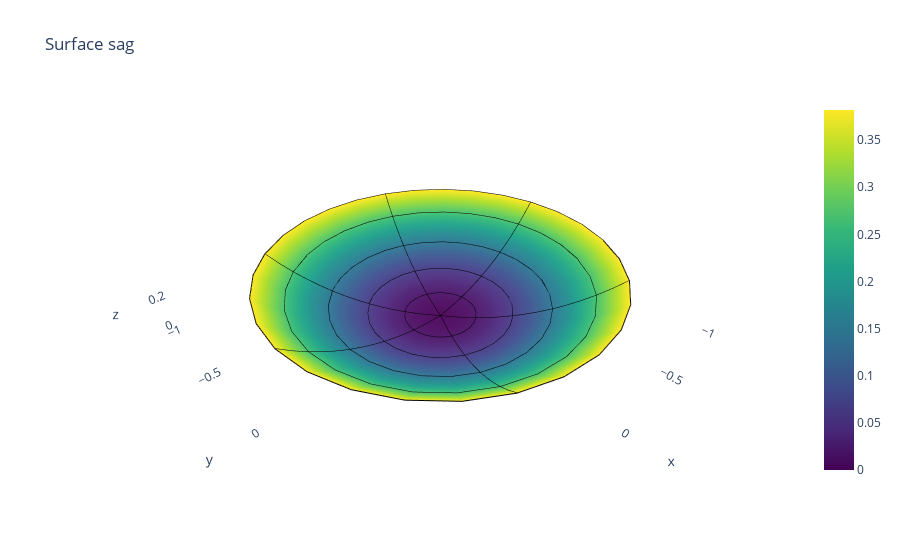

Notebook cell for this chart:
### Markdown cell above
# Optics library
Simple sequential raytracing, vectorized as much as possible for fast execution

### Code cell
class RayBundle:
    def __init__(self, origins, directions, powers, index):
        """ Create a RayBundle object
        Args:
          origins: a N x 3 numpy array representing the origins of the rays
          directions: a N x 3 numpy array representing the directions of the rays (unit vectors)
          powers: a N x 1 numpy array representing the power of the rays"""
        self.origins = origins
        self.directions = directions
        self.powers = powers

class Aperture:
    """ Apertures are limits in local (x, y) coordinates that can be used to filter rays
    A derived class should implement the contains function, which checks if a point is inside the aperture."""
    def contains(self, points):
        """ Check if a point is inside the aperture
        Args:
          points: a N x 2 numpy array representing the point in 2D (surface coordinates) space
        Returns:
          a N x 1 numpy array of booleans representing if the points are inside the aperture"""
        raise NotImplementedError("contains() is not implemented")
    def mesh(self):
        """ Generate a mesh of points that are inside the aperture. Used to display the surfaces
        Returns:
          a N x 2 numpy array representing the points inside the aperture, generated from any parameter space.
          best is to use the numpy mgrid function for this."""
        raise NotImplementedError("mesh() is not implemented")

class Surface:
    """ Surfaces are objects that can propagate RayBundles. They are the basic building blocks of optical systems.
    A derived class should implement the sag function, which calculates the sag of the surface at a given point."""
    def __init__(self, origin, rotation, aperture, index1, index2):
        """ Create a Surface object
        Args:
          origin: 1 x 3 numpy array representing the origin of the surface in 3D space
          rotation: 3 x 3 numpy array representing the rotation matrix of the surface in 3D space
          aperture: an Aperture object representing the aperture of the surface
          index1: the index of refraction of the medium the light is coming from
          index2: the index of refraction of the medium the light is going to. If 0, this is a mirror."""
        self.origin = origin
        self.rotation = rotation
        self.aperture = aperture
        self.index1 = index1
        self.index2 = index2

    def normals(self, points):
        """ Calculate the normal of the surface at a given point
        Args:
          points: a N x 2 numpy array representing the point in 2D (surface coordinates) space
        Returns:
          a N x 2 numpy array representing the normal (in surface coordinates) of the surface at these points"""
        # We are going to use the gradient of the sag function to calculate the normal.
        # For this we need to choose a good epsilon in x and y, not too small to avoid numerical errors, but not too large
        # to avoid sampling errors for a high frequency sag function. Choosing something close to the wavelength of light
        # is a good compromise.
        epsilon = 100e-9
        sag = self.sag(points)
        dsag_dx = (self.sag(points + np.array([epsilon, 0])) - sag) / epsilon
        dsag_dy = (self.sag(points + np.array([0, epsilon])) - sag) / epsilon
        v1 = np.array([dsag_dx, 0, 1])
        v2 = np.array([0, dsag_dy, 1])
        normals = np.zeros((points.shape[0], 2))
        normals[:, 0] = epsilon
        normals[:, 1] = epsilon
        normals[:, 0] = -sag_x
        # Given that dimensions are in meters, we can use a delta
        # in t


    def intersections(self, ray_bundle):
        """ Calculate the intersection of a RayBundle with the surface
        Args:
          ray_bundle: a RayBundle object
        Returns:
          a 2D numpy array representing the intersection of the rays with the surface in 2D (surface coordinates) space"""
        # First we transform the ray bundle 
        # We are going to use a Newton-Raphson method to find the intersection of the rays with the surface
        # We start by assuming that the intersection is at the origin of the surface
        origins = ray_bundle.origins
        directions = ray_bundle.directions
        origin = self.origin
        normal = self.normal


        # Calculate the intersection point of the rays with the surface
        t = np.sum((origin - origins) * normal, axis=1) / np.sum(directions * normal, axis=1)
        intersection_points = origins + t[:, np.newaxis] * directions
        return intersection_points


    def refract(self, ray_bundle):
        """ Propagate a RayBundle going through the surface
        Args:
          ray_bundle: a RayBundle object
        Returns:
          a RayBundle object"""
        
        raise NotImplementedError("propagate() is not implemented")


class CircularAperture(Aperture):
    """ A CircularAperture is an aperture that is a circle"""
    def __init__(self, radius):
        """ Create a CircularAperture object
        Args:
          radius: the radius of the aperture"""
        self.radius = radius

    def contains(self, points):
        """ Check if a point is inside the aperture
        Args:
          points: a N x 2 numpy array representing the point in 2D space
        Returns:
          a N x 1 numpy array of booleans representing if the points are inside the aperture"""
        return np.norm(points, axis=1) < self.radius

    def mesh(self):
        """ Generate a mesh of points that are inside the aperture. Used to display the surfaces.
        Returns:
          mesh_x: The x coordinates of the mesh points, as a 2D array
          mesh_y: The y coordinates of the mesh points, as a 2D array"""
        thetas = np.linspace(0, 2 * np.pi, 30)
        rs = np.linspace(0, self.radius, 15)
        thetagrid, rgrid = np.meshgrid(thetas, rs)
        mesh_x = rgrid * np.cos(thetagrid)
        mesh_y = rgrid * np.sin(thetagrid)
        return mesh_x, mesh_y

class SphericalSurface(Surface):
    """ A SphericalSurface is a Surface that has a spherical sag function"""
    def __init__(self, origin, rotation, aperture, index1, index2, radius):
        """ Create a SphericalSurface object
        Args:
          origin: 1 x 3 numpy array representing the origin of the surface in 3D space
          rotation: 3 x 3 numpy array representing the rotation matrix of the surface in 3D space
          aperture: an Aperture object representing the aperture of the surface
          index1: the index of refraction of the medium the light is coming from
          index2: the index of refraction of the medium the light is going to. If 0, this is a mirror.
          radius: the radius of the sphere"""
        super().__init__(origin, rotation, aperture, index1, index2)
        self.radius = radius

    def sag(self, points):
        """ Calculate the sag of the surface for an aray of 2D points
        Args:
          points: a N x 2 numpy array representing the point in 2D (surface coordinates) space
        Returns:
          a N x 1 numpy array representing the sag of the surface at these points"""
        r2 = points[:, 0]**2 + points[:, 1]**2
        return self.radius - np.sqrt(self.radius**2 - r2)

    def mesh(self):
        """ Generate a mesh representing the surface. Used to display the surfaces
        Returns:
          mesh_x: The x coordinates of the mesh points, as a 2D array
          mesh_y: The y coordinates of the mesh points, as a 2D array
          mesh_z: The z coordinates of the mesh points, as a 2D array"""
        mesh_x, mesh_y = self.aperture.mesh()
        xs = mesh_x.flatten()
        ys = mesh_y.flatten()
        points2d = np.array([xs, ys]).T
        zs = self.sag(points2d)
        mesh_z = np.reshape(zs, mesh_x.shape)
        return mesh_x, mesh_y, mesh_z

    def refract(self, ray_bundle):
        """ Propagate a RayBundle going through the surface
        Args:
          ray_bundle: a RayBundle object
        Returns:
          a RayBundle object"""
        origins = ray_bundle.origins
        directions = ray_bundle.directions
        powers = ray_bundle.powers
        index1 = self.index1
        index2 = self.index2
        radius = self.radius
        origin = self.origin
        normal = self.normal

        # Calculate the intersection point of the rays with the sphere
        a = np.sum(directions**2, axis=1)
        b = 2 * np.sum((origins - origin) * directions, axis=1)
        c = np.sum((origins - origin)**2, axis=1) - radius**2
        discriminant = b**2 - 4 * a * c
        t = (-b - np.sqrt(discriminant)) / (2 * a)
        intersection_points = origins + t[:, np.newaxis] * directions

        # Calculate the normal at the intersection points
        normals = intersection_points - origin
        normals /= np.linalg.norm(normals)
                                  

# Create a spherical surface with a circular aperture
origin = np.array([0, 0, 0])
rotation = np.eye(3)
aperture = CircularAperture(1)
index1 = 1
index2 = 1.5
radius = 1.5
surface = SphericalSurface(origin, rotation, aperture, index1, index2, radius)
x, y, z = surface.mesh()
graph_data = [graphs.Surface(x=x, y=y, z=z, colorscale='Viridis')]

line_format = dict(color='black', width=2)
range_x = list(range(0, x.shape[0], 3))
if x.shape[0] - 1 not in range_x:
  range_x.append(x.shape[0] - 1)
for i in range_x:
  graph_data.append(graphs.Scatter3d(x=x[i, :], y=y[i, :], z=z[i, :], mode='lines', line=line_format, showlegend=False))
range_y = list(range(0, x.shape[1], 5))
if x.shape[1] - 1 not in range_y:
  range_y.append(x.shape[1] - 1)
for i in range_y:
  graph_data.append(graphs.Scatter3d(x=x[:, i], y=y[:, i], z=z[:, i], mode='lines', line=line_format, showlegend=False))



layout = graphs.Layout(
    title='Surface sag',
    autosize=False,
    scene=dict(
        xaxis=dict(
            gridcolor='rgb(255, 255, 255)',
            showbackground=False,
        ),
        yaxis=dict(
            gridcolor='rgb(255, 255, 255)',
            zerolinecolor='rgb(255, 255, 255)',
            showbackground=False,
        ),
        zaxis=dict(
            gridcolor='rgb(255, 255, 255)',
            zerolinecolor='rgb(255, 255, 255)',
            showbackground=False,
        ),
        aspectmode='data',
    )
)
fig = graphs.Figure(data=graph_data, layout=layout)




iplot(fig)

### Figure 1 — Plotly figure (JSON) as saved in the notebook; plotly's stock layout.template omitted (floating-point values rounded to 4 significant figures; data arrays with more than 128 entries replaced by an {"elided": "..."} marker saying what was removed)
{"data": [{"colorscale": [[0, "#440154"], [0.1111, "#482878"], [0.2222, "#3e4989"], [0.3333, "#31688e"], [0.4444, "#26828e"], [0.5556, "#1f9e89"], [0.6667, "#35b779"], [0.7778, "#6ece58"], [0.8889, "#b5de2b"], [1, "#fde725"]], "type": "surface", "x": {"elided": "15x30 float values"}, "y": {"elided": "15x30 float values"}, "z": {"elided": "15x30 float values"}}, {"line": {"color": "black", "width": 2}, "mode": "lines", "showlegend": false, "type": "scatter3d", "x": [0, 0, 0, 0, 0, 0, 0, 0, 0, 0, 0, 0, 0, 0, 0, 0, 0, 0, 0, 0, 0, 0, 0, 0, 0, 0, 0, 0, 0, 0], "y": [0, 0, 0, 0, 0, 0, 0, 0, 0, 0, 0, 0, 0, 0, 0, 0, 0, 0, 0, 0, 0, 0, 0, 0, 0, 0, 0, 0, 0, 0], "z": [0, 0, 0, 0, 0, 0, 0, 0, 0, 0, 0, 0, 0, 0, 0, 0, 0, 0, 0, 0, 0, 0, 0, 0, 0, 0, 0, 0, 0, 0]}, {"line": {"color": "black", "width": 2}, "mode": "lines", "showlegend": false, "type": "scatter3d", "x": [0.2143, 0.2093, 0.1945, 0.1706, 0.1387, 0.1004, 0.05733, 0.0116, -0.03467, -0.07932, -0.1203, -0.1556, -0.1836, -0.2031, -0.213, -0.213, -0.2031, -0.1836, -0.1556, -0.1203, -0.07932, -0.03467, 0.0116, 0.05733, 0.1004, 0.1387, 0.1706, 0.1945, 0.2093, 0.2143], "y": [0, 0.04607, 0.08998, 0.1297, 0.1633, 0.1893, 0.2065, 0.214, 0.2115, 0.1991, 0.1774, 0.1474, 0.1105, 0.06842, 0.02317, -0.02317, -0.06842, -0.1105, -0.1474, -0.1774, -0.1991, -0.2115, -0.214, -0.2065, -0.1893, -0.1633, -0.1297, -0.08998, -0.04607, -5.248e-17], "z": [0.01539, 0.01539, 0.01539, 0.01539, 0.01539, 0.01539, 0.01539, 0.01539, 0.01539, 0.01539, 0.01539, 0.01539, 0.01539, 0.01539, 0.01539, 0.01539, 0.01539, 0.01539, 0.01539, 0.01539, 0.01539, 0.01539, 0.01539, 0.01539, 0.01539, 0.01539, 0.01539, 0.01539, 0.01539, 0.01539]}, {"line": {"color": "black", "width": 2}, "mode": "lines", "showlegend": false, "type": "scatter3d", "x": [0.4286, 0.4186, 0.389, 0.3412, 0.2775, 0.2007, 0.1147, 0.0232, -0.06934, -0.1586, -0.2405, -0.3111, -0.3672, -0.4061, -0.4261, -0.4261, -0.4061, -0.3672, -0.3111, -0.2405, -0.1586, -0.06934, 0.0232, 0.1147, 0.2007, 0.2775, 0.3412, 0.389, 0.4186, 0.4286], "y": [0, 0.09213, 0.18, 0.2594, 0.3266, 0.3786, 0.4129, 0.4279, 0.4229, 0.3981, 0.3547, 0.2947, 0.221, 0.1368, 0.04634, -0.04634, -0.1368, -0.221, -0.2947, -0.3547, -0.3981, -0.4229, -0.4279, -0.4129, -0.3786, -0.3266, -0.2594, -0.18, -0.09213, -1.05e-16], "z": [0.06253, 0.06253, 0.06253, 0.06253, 0.06253, 0.06253, 0.06253, 0.06253, 0.06253, 0.06253, 0.06253, 0.06253, 0.06253, 0.06253, 0.06253, 0.06253, 0.06253, 0.06253, 0.06253, 0.06253, 0.06253, 0.06253, 0.06253, 0.06253, 0.06253, 0.06253, 0.06253, 0.06253, 0.06253, 0.06253]}, {"line": {"color": "black", "width": 2}, "mode": "lines", "showlegend": false, "type": "scatter3d", "x": [0.6429, 0.6278, 0.5834, 0.5118, 0.4162, 0.3011, 0.172, 0.0348, -0.104, -0.2379, -0.3608, -0.4667, -0.5508, -0.6092, -0.6391, -0.6391, -0.6092, -0.5508, -0.4667, -0.3608, -0.2379, -0.104, 0.0348, 0.172, 0.3011, 0.4162, 0.5118, 0.5834, 0.6278, 0.6429], "y": [0, 0.1382, 0.2699, 0.389, 0.49, 0.568, 0.6194, 0.6419, 0.6344, 0.5972, 0.5321, 0.4421, 0.3314, 0.2053, 0.06951, -0.06951, -0.2053, -0.3314, -0.4421, -0.5321, -0.5972, -0.6344, -0.6419, -0.6194, -0.568, -0.49, -0.389, -0.2699, -0.1382, -1.575e-16], "z": [0.1447, 0.1447, 0.1447, 0.1447, 0.1447, 0.1447, 0.1447, 0.1447, 0.1447, 0.1447, 0.1447, 0.1447, 0.1447, 0.1447, 0.1447, 0.1447, 0.1447, 0.1447, 0.1447, 0.1447, 0.1447, 0.1447, 0.1447, 0.1447, 0.1447, 0.1447, 0.1447, 0.1447, 0.1447, 0.1447]}, {"line": {"color": "black", "width": 2}, "mode": "lines", "showlegend": false, "type": "scatter3d", "x": [0.8571, 0.8371, 0.7779, 0.6824, 0.5549, 0.4015, 0.2293, 0.0464, -0.1387, -0.3173, -0.481, -0.6223, -0.7344, -0.8123, -0.8521, -0.8521, -0.8123, -0.7344, -0.6223, -0.481, -0.3173, -0.1387, 0.0464, 0.2293, 0.4015, 0.5549, 0.6824, 0.7779, 0.8371, 0.8571], "y": [0, 0.1843, 0.3599, 0.5187, 0.6533, 0.7573, 0.8259, 0.8559, 0.8459, 0.7963, 0.7094, 0.5895, 0.4419, 0.2737, 0.09267, -0.09267, -0.2737, -0.4419, -0.5895, -0.7094, -0.7963, -0.8459, -0.8559, -0.8259, -0.7573, -0.6533, -0.5187, -0.3599, -0.1843, -2.099e-16], "z": [0.269, 0.269, 0.269, 0.269, 0.269, 0.269, 0.269, 0.269, 0.269, 0.269, 0.269, 0.269, 0.269, 0.269, 0.269, 0.269, 0.269, 0.269, 0.269, 0.269, 0.269, 0.269, 0.269, 0.269, 0.269, 0.269, 0.269, 0.269, 0.269, 0.269]}, {"line": {"color": "black", "width": 2}, "mode": "lines", "showlegend": false, "type": "scatter3d", "x": [1, 0.9766, 0.9076, 0.7961, 0.6474, 0.4684, 0.2675, 0.05414, -0.1618, -0.3701, -0.5612, -0.726, -0.8569, -0.9477, -0.9941, -0.9941, -0.9477, -0.8569, -0.726, -0.5612, -0.3701, -0.1618, 0.05414, 0.2675, 0.4684, 0.6474, 0.7961, 0.9076, 0.9766, 1], "y": [0, 0.215, 0.4199, 0.6052, 0.7622, 0.8835, 0.9635, 0.9985, 0.9868, 0.929, 0.8277, 0.6877, 0.5156, 0.3193, 0.1081, -0.1081, -0.3193, -0.5156, -0.6877, -0.8277, -0.929, -0.9868, -0.9985, -0.9635, -0.8835, -0.7622, -0.6052, -0.4199, -0.215, -2.449e-16], "z": [0.382, 0.382, 0.382, 0.382, 0.382, 0.382, 0.382, 0.382, 0.382, 0.382, 0.382, 0.382, 0.382, 0.382, 0.382, 0.382, 0.382, 0.382, 0.382, 0.382, 0.382, 0.382, 0.382, 0.382, 0.382, 0.382, 0.382, 0.382, 0.382, 0.382]}, {"line": {"color": "black", "width": 2}, "mode": "lines", "showlegend": false, "type": "scatter3d", "x": [0, 0.07143, 0.1429, 0.2143, 0.2857, 0.3571, 0.4286, 0.5, 0.5714, 0.6429, 0.7143, 0.7857, 0.8571, 0.9286, 1], "y": [0, 0, 0, 0, 0, 0, 0, 0, 0, 0, 0, 0, 0, 0, 0], "z": [0, 0.001702, 0.006818, 0.01539, 0.02746, 0.04314, 0.06253, 0.08579, 0.1131, 0.1447, 0.181, 0.2222, 0.269, 0.322, 0.382]}, {"line": {"color": "black", "width": 2}, "mode": "lines", "showlegend": false, "type": "scatter3d", "x": [0, 0.03346, 0.06692, 0.1004, 0.1338, 0.1673, 0.2007, 0.2342, 0.2677, 0.3011, 0.3346, 0.368, 0.4015, 0.435, 0.4684], "y": [0, 0.06311, 0.1262, 0.1893, 0.2524, 0.3155, 0.3786, 0.4418, 0.5049, 0.568, 0.6311, 0.6942, 0.7573, 0.8204, 0.8835], "z": [0, 0.001702, 0.006818, 0.01539, 0.02746, 0.04314, 0.06253, 0.08579, 0.1131, 0.1447, 0.181, 0.2222, 0.269, 0.322, 0.382]}, {"line": {"color": "black", "width": 2}, "mode": "lines", "showlegend": false, "type": "scatter3d", "x": [0, -0.04008, -0.08017, -0.1203, -0.1603, -0.2004, -0.2405, -0.2806, -0.3207, -0.3608, -0.4008, -0.4409, -0.481, -0.5211, -0.5612], "y": [0, 0.05912, 0.1182, 0.1774, 0.2365, 0.2956, 0.3547, 0.4138, 0.473, 0.5321, 0.5912, 0.6503, 0.7094, 0.7686, 0.8277], "z": [0, 0.001702, 0.006818, 0.01539, 0.02746, 0.04314, 0.06253, 0.08579, 0.1131, 0.1447, 0.181, 0.2222, 0.269, 0.322, 0.382]}, {"line": {"color": "black", "width": 2}, "mode": "lines", "showlegend": false, "type": "scatter3d", "x": [0, -0.07101, -0.142, -0.213, -0.284, -0.355, -0.4261, -0.4971, -0.5681, -0.6391, -0.7101, -0.7811, -0.8521, -0.9231, -0.9941], "y": [0, -0.007723, -0.01545, -0.02317, -0.03089, -0.03861, -0.04634, -0.05406, -0.06178, -0.06951, -0.07723, -0.08495, -0.09267, -0.1004, -0.1081], "z": [0, 0.001702, 0.006818, 0.01539, 0.02746, 0.04314, 0.06253, 0.08579, 0.1131, 0.1447, 0.181, 0.2222, 0.269, 0.322, 0.382]}, {"line": {"color": "black", "width": 2}, "mode": "lines", "showlegend": false, "type": "scatter3d", "x": [0, -0.02644, -0.05288, -0.07932, -0.1058, -0.1322, -0.1586, -0.1851, -0.2115, -0.2379, -0.2644, -0.2908, -0.3173, -0.3437, -0.3701], "y": [0, -0.06636, -0.1327, -0.1991, -0.2654, -0.3318, -0.3981, -0.4645, -0.5308, -0.5972, -0.6636, -0.7299, -0.7963, -0.8626, -0.929], "z": [0, 0.001702, 0.006818, 0.01539, 0.02746, 0.04314, 0.06253, 0.08579, 0.1131, 0.1447, 0.181, 0.2222, 0.269, 0.322, 0.382]}, {"line": {"color": "black", "width": 2}, "mode": "lines", "showlegend": false, "type": "scatter3d", "x": [0, 0.04624, 0.09248, 0.1387, 0.185, 0.2312, 0.2775, 0.3237, 0.3699, 0.4162, 0.4624, 0.5087, 0.5549, 0.6011, 0.6474], "y": [0, -0.05444, -0.1089, -0.1633, -0.2178, -0.2722, -0.3266, -0.3811, -0.4355, -0.49, -0.5444, -0.5988, -0.6533, -0.7077, -0.7622], "z": [0, 0.001702, 0.006818, 0.01539, 0.02746, 0.04314, 0.06253, 0.08579, 0.1131, 0.1447, 0.181, 0.2222, 0.269, 0.322, 0.382]}, {"line": {"color": "black", "width": 2}, "mode": "lines", "showlegend": false, "type": "scatter3d", "x": [0, 0.07143, 0.1429, 0.2143, 0.2857, 0.3571, 0.4286, 0.5, 0.5714, 0.6429, 0.7143, 0.7857, 0.8571, 0.9286, 1], "y": [0, -1.749e-17, -3.499e-17, -5.248e-17, -6.998e-17, -8.747e-17, -1.05e-16, -1.225e-16, -1.4e-16, -1.575e-16, -1.749e-16, -1.924e-16, -2.099e-16, -2.274e-16, -2.449e-16], "z": [0, 0.001702, 0.006818, 0.01539, 0.02746, 0.04314, 0.06253, 0.08579, 0.1131, 0.1447, 0.181, 0.2222, 0.269, 0.322, 0.382]}], "layout": {"autosize": false, "scene": {"aspectmode": "data", "xaxis": {"gridcolor": "rgb(255, 255, 255)", "showbackground": false}, "yaxis": {"gridcolor": "rgb(255, 255, 255)", "showbackground": false, "zerolinecolor": "rgb(255, 255, 255)"}, "zaxis": {"gridcolor": "rgb(255, 255, 255)", "showbackground": false, "zerolinecolor": "rgb(255, 255, 255)"}}, "title": {"text": "Surface sag"}}}
